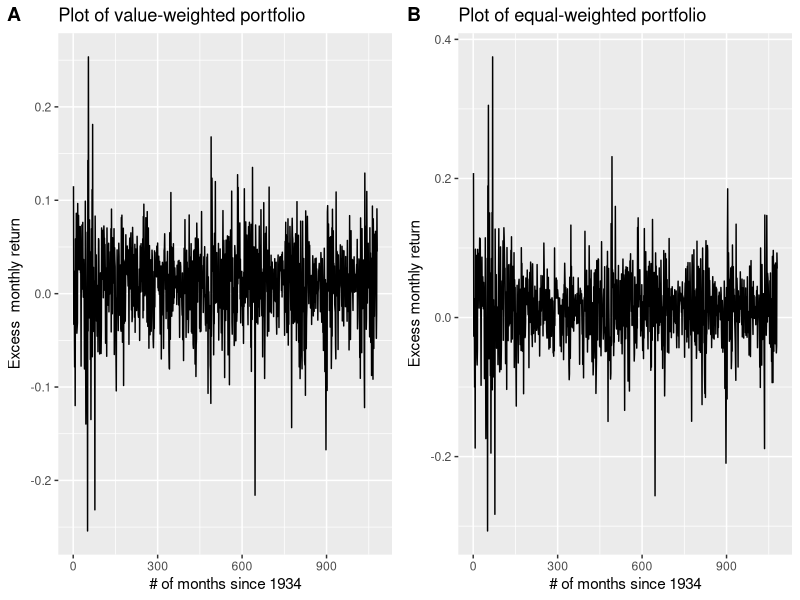
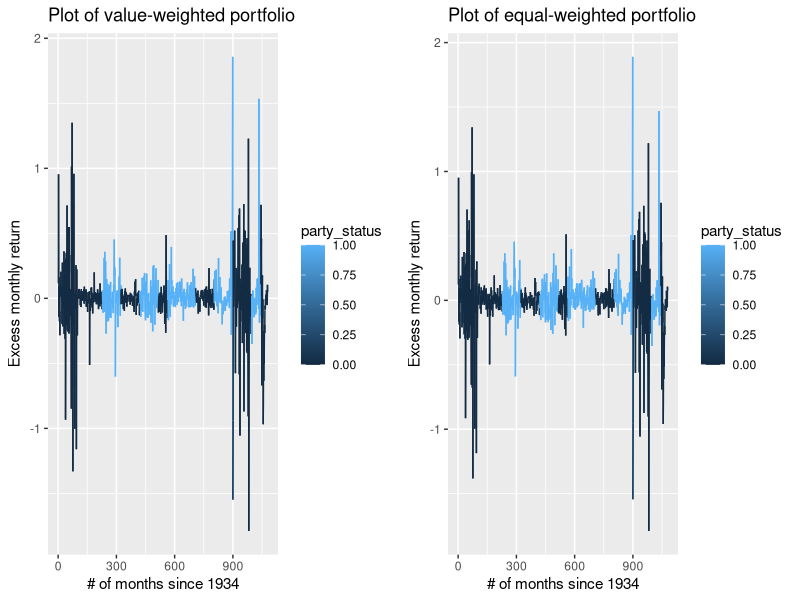
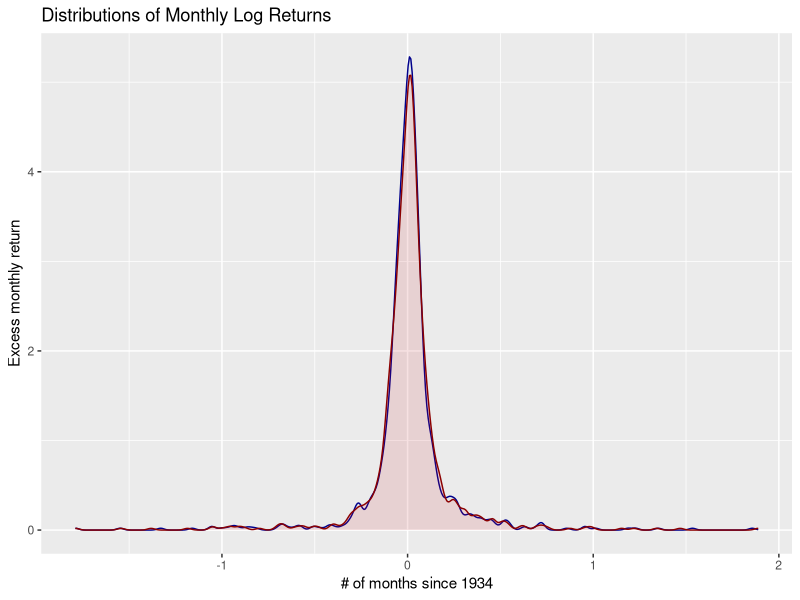
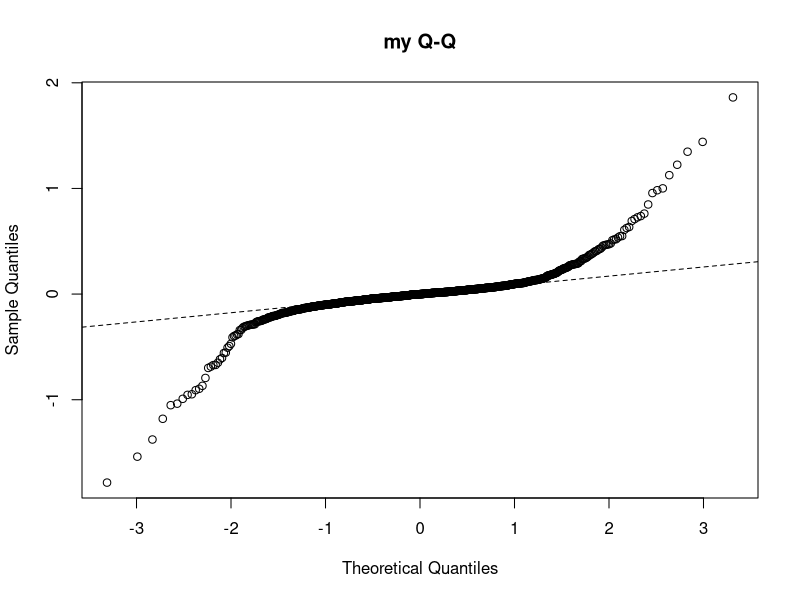
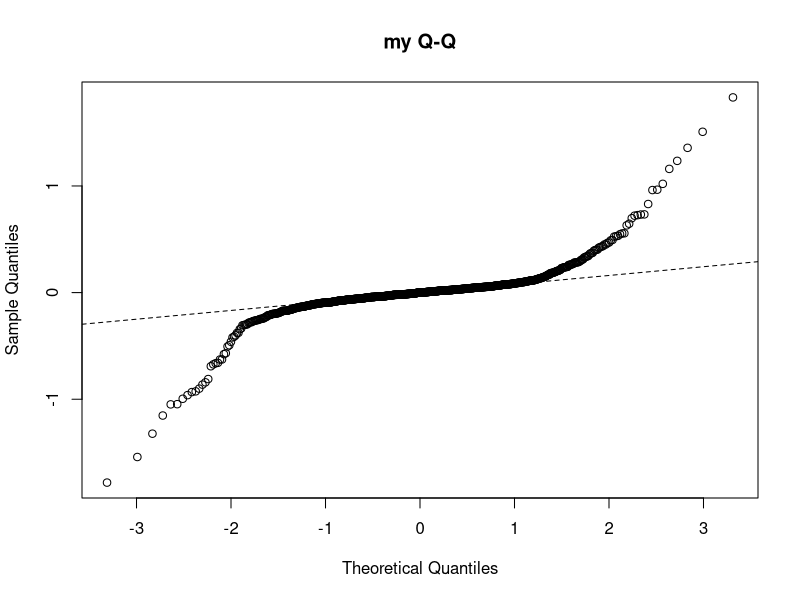
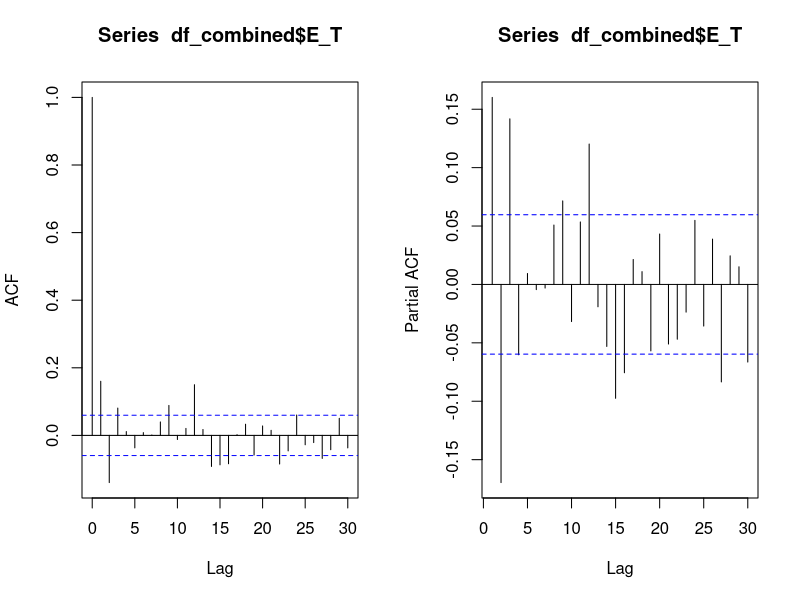
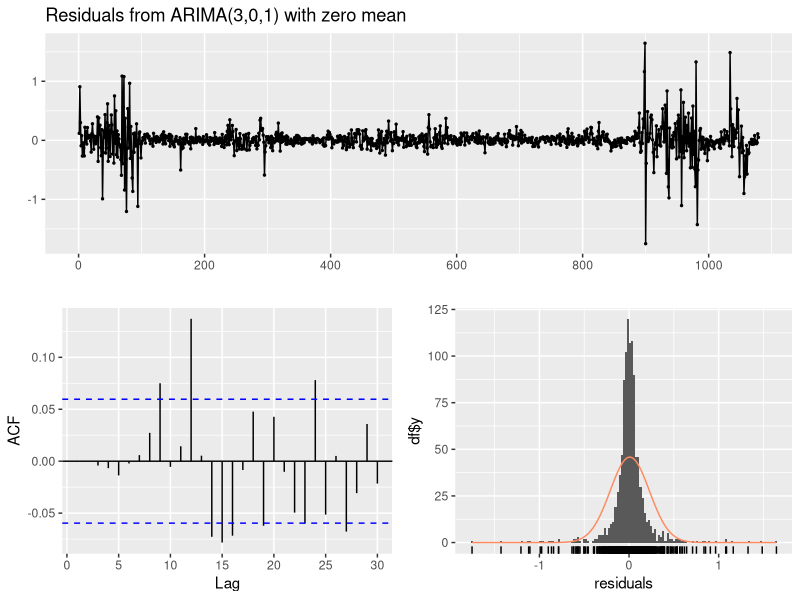
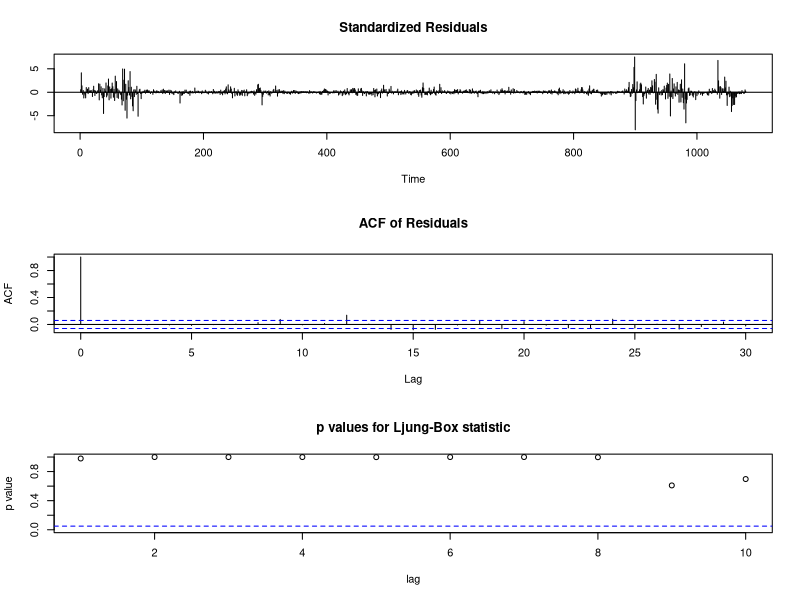

These charts were generated, in order, by the following R code:
library(ggplot2)
library(ggpubr)
library(dplyr)
library(lme4)
library(tseries)
library(forecast)

# Value-weighted portfolio 
value_data <- read.csv("Value_weighted.csv")
# Equal-weighted portfolio 
equal_data <- read.csv("Equal_weighted.csv")
# Three month T-bill Rate 
TB3MS <- read.csv("TB3MS.csv")
# president data republican = 1, democrat = 0
president_data <- read.csv("Presidential_Party_by_Month.csv")
party_status <- president_data$Party[2:1080]
T_bill <- TB3MS$TB3MS


one <- ggplot(TB3MS, aes(x=seq(1,1080), y=TB3MS))+
  geom_line() +
  
  labs(title="Plot of average excess equal-weighted monthly return",
       x ="# of months since 1934", y = "Excess Equal-Weighted monthly return" 
  )
two <- ggplot(value_data, aes(x=seq(1,1080), y=COL1))+
  geom_line() + labs(title="Plot of value-weighted portfolio",
                     x ="# of months since 1934", y = "Excess  monthly return")

three <- ggplot(equal_data, aes(x=seq(1,1080), y=COL1))+
  geom_line() + labs(title="Plot of equal-weighted portfolio",
                     x ="# of months since 1934", y = "Excess monthly return")

example <- ggarrange(two,
                    three,
                    ncol = 2,
                    nrow = 1,
                    # First row with line plot
                    labels = c("A","B") # Label of the line plot
)

example


x <- seq(1, 1079);
T_df <- data.frame(T_bill);
n <- nrow(T_df)
ccret <- log(T_df[2:n, 1]) - log(T_df[1:(n-1), 1])
ccret_df <- data.frame(ccret)

T_mreturn <- ccret_df$ccret
# Excluding first month, because it is unobtainable 
# from the T-bill data. 
v_return <- value_data$COL1[2:1080]
e_return <- equal_data$COL1[2:1080]

V_T <-  v_return-T_mreturn
E_T <- e_return - T_mreturn

df_combined <- data.frame(T_mreturn, v_return, e_return, V_T, E_T, party_status)
democrat_data <- df_combined %>% filter(party_status == 0)
republican_data <- df_combined %>% filter(party_status == 1)


ap <- ggplot(df_combined, aes(x = seq(1,1079), y = V_T)) + 
  geom_line(aes(color = party_status, group = 1))+
  labs(title="Plot of value-weighted portfolio",
       x ="# of months since 1934", y = "Excess monthly return" 
  )


bp <- ggplot(df_combined, aes(x = seq(1,1079), y = E_T)) + 
  geom_line(aes(color = party_status, group = 1)) + 
  labs(title="Plot of equal-weighted portfolio",
       x ="# of months since 1934", y = "Excess monthly return" 
       )


cp <- ggplot() + 
  geom_density(df_combined, mapping = aes(x = V_T), color="darkblue", fill="lightblue", alpha=0.1) +
  geom_density(df_combined, mapping = aes(x = E_T), color="darkred", fill="red", alpha=0.1) +
  labs(title="Plot of both portfolios",
       x ="# of months since 1934", y = "Excess monthly return" 
  ) + 
  ggtitle("Distributions of Monthly Log Returns")


figure <- ggarrange(ap,
                    bp,
                    ncol = 2,
                    nrow = 1
)

figure
cp

# Compute t-test
res_1 <- t.test(df_combined$V_T, df_combined$E_T, var.equal = TRUE)
res_1

res_2 <- t.test(republican_data$V_T, democrat_data$V_T, var.equal = TRUE)
res_2


res_3 <- t.test(democrat_data$E_T, republican_data$E_T, var.equal = TRUE)
res_3

lm_value_weighted <- lm(E_T ~ party_status, data = df_combined)
summary(lm_value_weighted)

q1 = qqnorm(lm_value_weighted$residuals, main = "my Q-Q"); qqline(lm_value_weighted$residuals, lty = 2)

lm_equal_weighted <- lm(V_T ~ party_status, data = df_combined)
summary(lm_equal_weighted)

q2 = qqnorm(lm_equal_weighted$residuals, main = "my Q-Q"); qqline(lm_equal_weighted$residuals, lty = 2)

par(mfrow=c(1,2))
q1
q2

e_anova = aov(E_T ~ party_status, data = df_combined)
summary(e_anova)

v_anova = aov(V_T ~ party_status, data = df_combined)
summary(v_anova)


adf.test(df_combined$E_T)
adf.test(df_combined$V_T)
adf.test(democrat_data$E_T)
adf.test(democrat_data$V_T)
adf.test(republican_data$E_T)
adf.test(republican_data$V_T)

acf(df_combined$E_T)
pacf(df_combined$E_T)

arima_m = auto.arima(df_combined$E_T, d = 0, max.p = 3, max.q = 3, seasonal = T)
summary(arima_m)
checkresiduals(arima_m)
tsdiag(arima_m)

arima_d = auto.arima(democrat_data$E_T, d = 0, max.p = 3, max.q = 3, seasonal = T)
summary(arima_d)
checkresiduals(arima_d)
tsdiag(arima_d)

arima_r = auto.arima(republican_data$E_T, d = 0, max.p = 3, max.q = 3, seasonal = T)
summary(arima_r)
checkresiduals(arima_r)
tsdiag(arima_r)

head(df_combined, n = 10)
